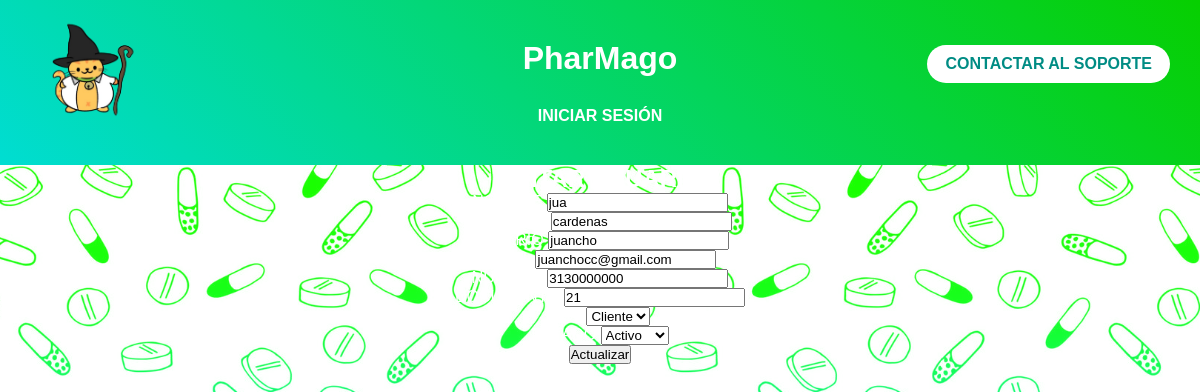
Page /admin/usuario/usu_actualizar.php?id=12 (signed in) on the committed database.
### tables this page shows
CREATE TABLE `clientes` (
  `cod_cliente` int(11) NOT NULL,
  `nombre` varchar(50) NOT NULL,
  `apellido` varchar(50) NOT NULL,
  `usuario` varchar(20) NOT NULL,
  `email` varchar(50) NOT NULL,
  `contraseña` varchar(50) NOT NULL,
  `contra_encriptada` varchar(255) DEFAULT NULL,
  `numero` varchar(50) NOT NULL,
  `tipo_documento` varchar(20) NOT NULL,
  `documento` varchar(50) NOT NULL,
  `rol` enum('cliente','admin') DEFAULT 'cliente',
  `estado` int(11) DEFAULT 1
);

### admin/usuario/usu_actualizar.php (the view, shortened to what this page needs)
<?php
include("../../conexion.php");
    $id=$_GET["id"];
    $stmt=$conn->prepare("select * from clientes where cod_cliente=?");
    $stmt->bind_param("i",$id);
    $stmt->execute();
    $user=$stmt->get_result()->fetch_assoc();
?>
    <!DOCTYPE html>
    <html lang="en">
    <head>
         <link rel="stylesheet" href="../../css/general.css">
    </head>
 <header>
        <div class="contenedor">
            <img src="../../imagenes/logo.png" alt="Logo PharMago">
        </div>
        <div class="contenedor1">
            <a href="../soporte/soporte.php" class="button">
                CONTACTAR AL SOPORTE
            </a>
        </div>
        <h1>PharMago</h1>
        <nav>
            <a href="../../iniciarsesion.php">INICIAR SESIÓN</a>
        </nav>
    </header>
    <body>
        <div class="container">
    <h2>EDITAR USUARIO</h2>
    <form method="POST" action="">
    <label>NOMBRE</label> <input type="text" name="nombre" value="<?php echo $user["nombre"];?>"><br>
    <label>APELLIDO</label> <input type="text" name="apellido" value="<?php echo $user["apellido"];?>"><br>
    <label>USUARIO</label> <input type="text" name="usuario" value="<?php echo $user["usuario"];?>"><br>
    <label>EMAIL</label> <input type="text" name="email" value="<?php echo $user["email"];?>"><br>
    <label>NUMERO</label> <input type="number" name="numero" value="<?php echo $user["numero"];?>"><br>
    <label>DOCUMENTO</label> <input type="number" name="documento" value="<?php echo $user["documento"];?>"><br>
    <label>ROL</label> <select name="rol"><option value="admin" <?php if($user["rol"]=="admin") echo "selected";?>>Admin</option>
    <option value="cliente" <?php if($user["rol"]=="cliente") echo "selected";?>>Cliente</option></select><br>
    <label>ESTADO</label> <select name="estado"><option value="1" <?php if($user["estado"]==1) echo "selected";?>>Activo</option>
    <option value="0" <?php if($user["estado"]==0) echo "selected";?>>Inactivo</option></select><br>
    <button name="actualizar"> Actualizar </button>
</form>
</div>
    </body>
    </html>

### css/general.css (style rules this page uses)
* { margin:0; padding:0; box-sizing:border-box; }
html { height:100%; }
body { min-height:100vh; display:flex; flex-direction:column; font-family:'Franklin Gothic Medium','Arial Narrow',Arial,sans-serif; text-align:center; color:white; position:relative; }
body::before { content:""; position:fixed; inset:0; background:url("../imagenes/fondo.png") center center/cover no-repeat; z-index:-1; }
header { background:linear-gradient(45deg,#00ddd2,#07cf00); color:white; padding:40px 20px; position:relative; animation:fadeIn 1.5s ease; }
header h1 { display:inline-block; margin-bottom:15px; cursor:pointer; transition:transform .3s; }
.contenedor { position:absolute; top:20px; left:25px; }
.contenedor img { width:130px; height:auto; }
.contenedor1 { position:absolute; top:45px; right:30px; }
nav { margin-top:15px; }
nav a { color:white; text-decoration:none; font-weight:bold; margin:0 15px; transition:.3s; }
.button { display:inline-block; padding:10px 18px; background:white; color:#008c84; border-radius:40px; text-decoration:none; font-weight:bold; transition:.3s; }

### rows in the picture
clientes: nombre "jua", apellido "cardenas", usuario "juancho", email "juanchocc@gmail.com", numero "3130000000", documento "21", rol "Cliente", estado "Activo"
